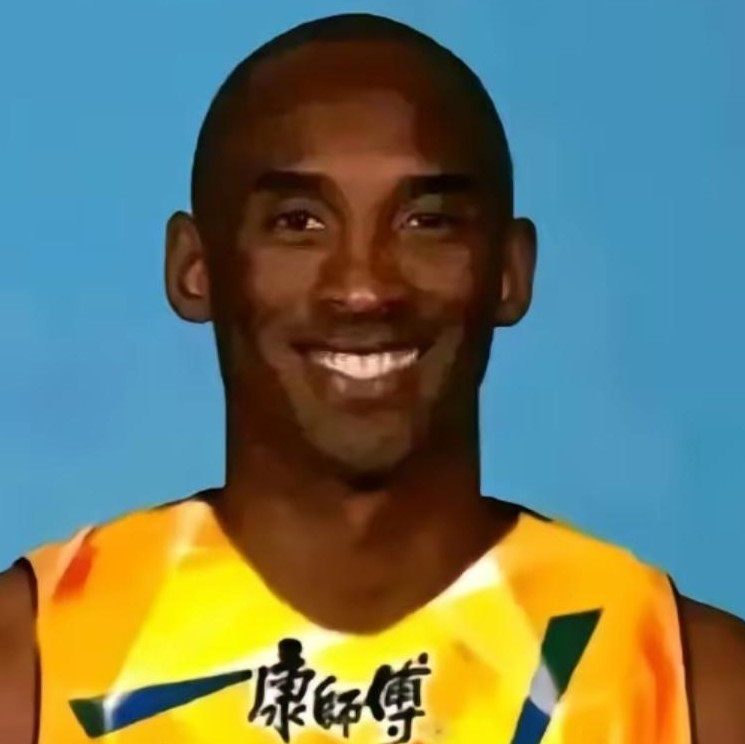
#> input picture 6/origin.jpg, 745 x 744 px
$ python infomation_in_photo.py
#> lines starting #> are read from the running program, lines starting #| are printed output that depends on the picture
#————————照片中的幅频和相位特性——————————#

#——————————————头文件—————————————————#

import os
import cv2
import numpy as np
from cv2.typing import *
import matplotlib.pyplot as plt

#—————————————全局变量————————————————#

# 图片路径
program_root = os.path.dirname(os.path.realpath(__file__))
img_root = os.path.join(program_root, 'origin.jpg')
save_root = os.path.join(program_root, 'graph')

#———————————————函数—————————————————#

def show_image(img: MatLike, windows_name: str):
    '''展示图片'''
    cv2.imshow(windows_name, img)
    cv2.waitKey()
    cv2.destroyAllWindows()

def save_image(img: MatLike, filename: str, photo_type = 'jpg'):
    '''存储图片'''
    root = os.path.join(save_root, f'{filename}.{photo_type}')
    cv2.imwrite(root, img)

#——————————————程序主体——————————————#

img = cv2.imread(img_root)
#> img is the input picture: shape (744, 745, 3); mean B, G, R 101.6, 120.5, 106.3
# show_image(img, 'origin')

# 灰度处理
gray = cv2.cvtColor(img, cv2.COLOR_BGR2GRAY)
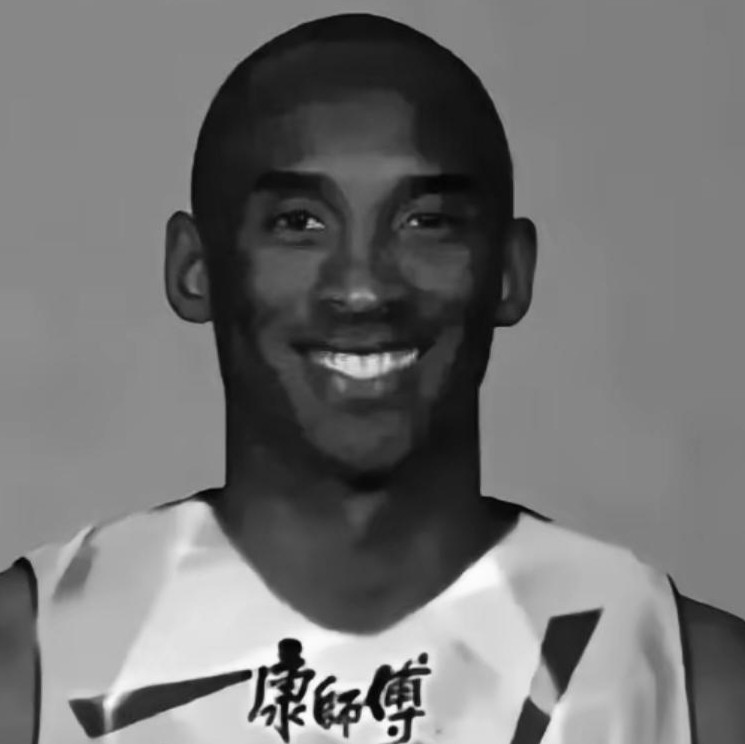
#> gray: shape (744, 745); min 2, max 254, mean 114.1
save_image(gray, 'gray')
# show_image(gray, 'gray')

# 做傅里叶变换，得到幅度谱和相位谱
imgfft = np.fft.fft2(gray)
# print(np.shape(imgfft), type(imgfft))

imgabs = abs(imgfft)
# 防止溢出
imgabs[imgabs > 20000] = 20000
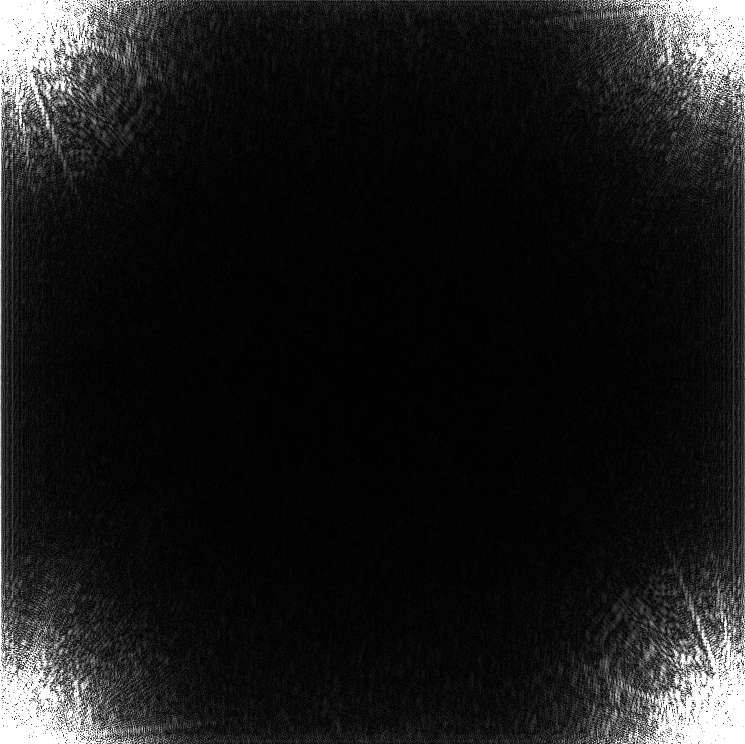
#> imgabs: shape (744, 745) float64; min 1.26, max 20000, mean 2117.7; drawn with min black and max white
imgangle = np.angle(imgfft)
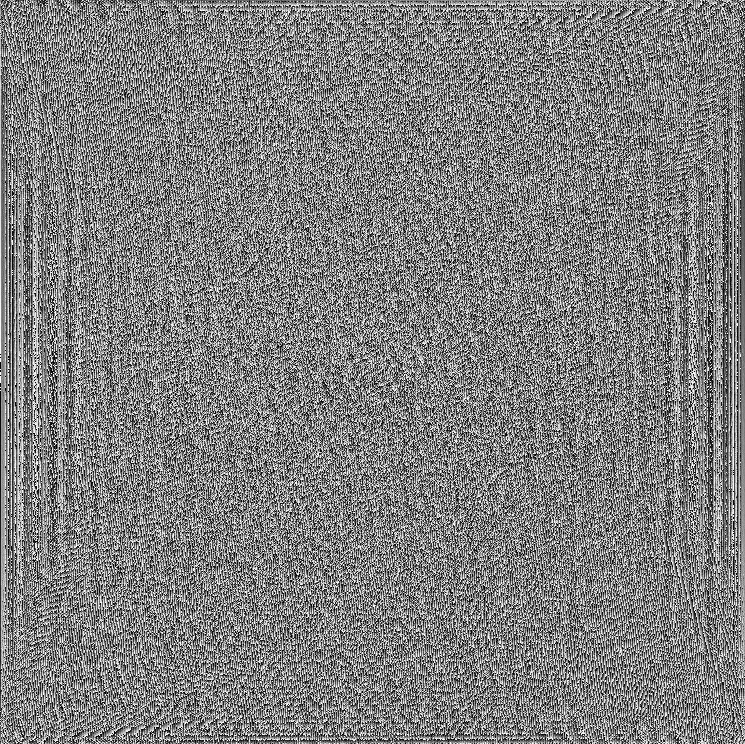
#> imgangle: shape (744, 745) float64; min -3.14, max 3.14, mean 5.67e-06; drawn with min black and max white

# 展示幅度和相位图片
plt.subplot(1, 2, 1)
plt.title('fudu')
plt.imshow(imgabs)
plt.subplot(1, 2, 2)
plt.title('xiangwei')
plt.imshow(imgangle)
plt.show()
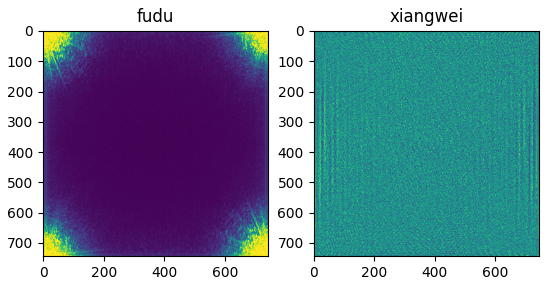
#> figure drawn by matplotlib, 2 panels


# 用幅度恢复图像
img0 = np.fft.ifft2(imgfft)
img1 = np.fft.ifft2(imgabs)
img1[img1 > 255] = 255

plt.subplot(1, 2, 1)
plt.title('origin')
plt.imshow(abs(img0))
plt.subplot(1, 2, 2)
plt.title('fudu')
plt.imshow(abs(img1))
plt.savefig(os.path.join(save_root, 'fudu.jpg'))
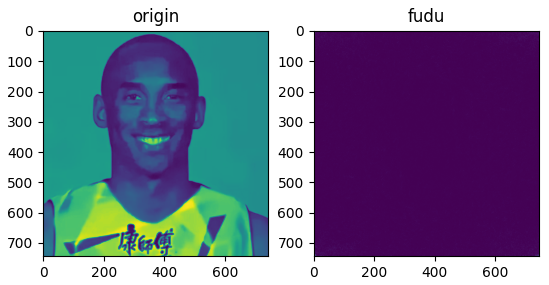
#> figure drawn by matplotlib, 2 panels
plt.show()

# 用相位恢复图像
img2 = np.fft.ifft2(imgfft / imgabs)
plt.subplot(1, 2, 1)
plt.title('origin')
plt.imshow(abs(img0))
plt.subplot(1, 2, 2)
plt.title('xiangwei')
plt.imshow(abs(img2))
plt.savefig(os.path.join(save_root, 'xiangwei.jpg'))
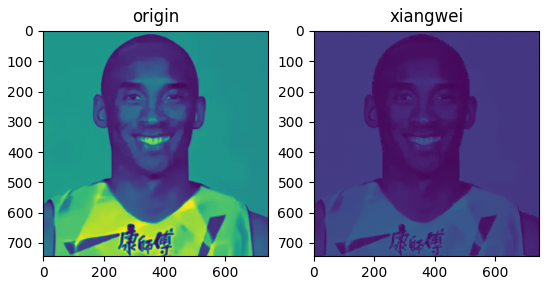
#> figure drawn by matplotlib, 2 panels
plt.show()
